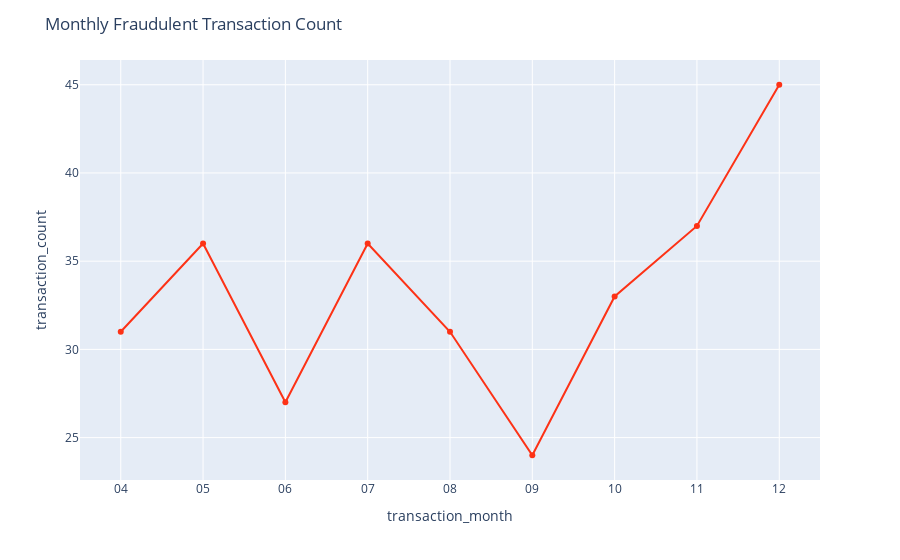

Write notebook code for a chart like this one.
### Code cell
import plotly_express as px
fig = px.line( df_result, x='transaction_month', y='transaction_count', markers=True,  color_discrete_sequence=px.colors.qualitative.Light24
)
fig.update_layout(title='Monthly Fraudulent Transaction Count')
fig.show()

### Figure 1 — Plotly figure (JSON) as saved in the notebook; plotly's stock layout.template omitted (floating-point values rounded to 4 significant figures)
{"data": [{"hovertemplate": "transaction_month=%{x}<br>transaction_count=%{y}<extra></extra>", "legendgroup": "", "line": {"color": "#FD3216", "dash": "solid"}, "marker": {"symbol": "circle"}, "mode": "lines+markers", "name": "", "orientation": "v", "showlegend": false, "type": "scatter", "x": ["04", "05", "06", "07", "08", "09", "10", "11", "12"], "xaxis": "x", "y": [31, 36, 27, 36, 31, 24, 33, 37, 45], "yaxis": "y"}], "layout": {"legend": {"tracegroupgap": 0}, "margin": {"t": 60}, "title": {"text": "Monthly Fraudulent Transaction Count"}, "xaxis": {"anchor": "y", "domain": [0, 1], "title": {"text": "transaction_month"}}, "yaxis": {"anchor": "x", "domain": [0, 1], "title": {"text": "transaction_count"}}}}
